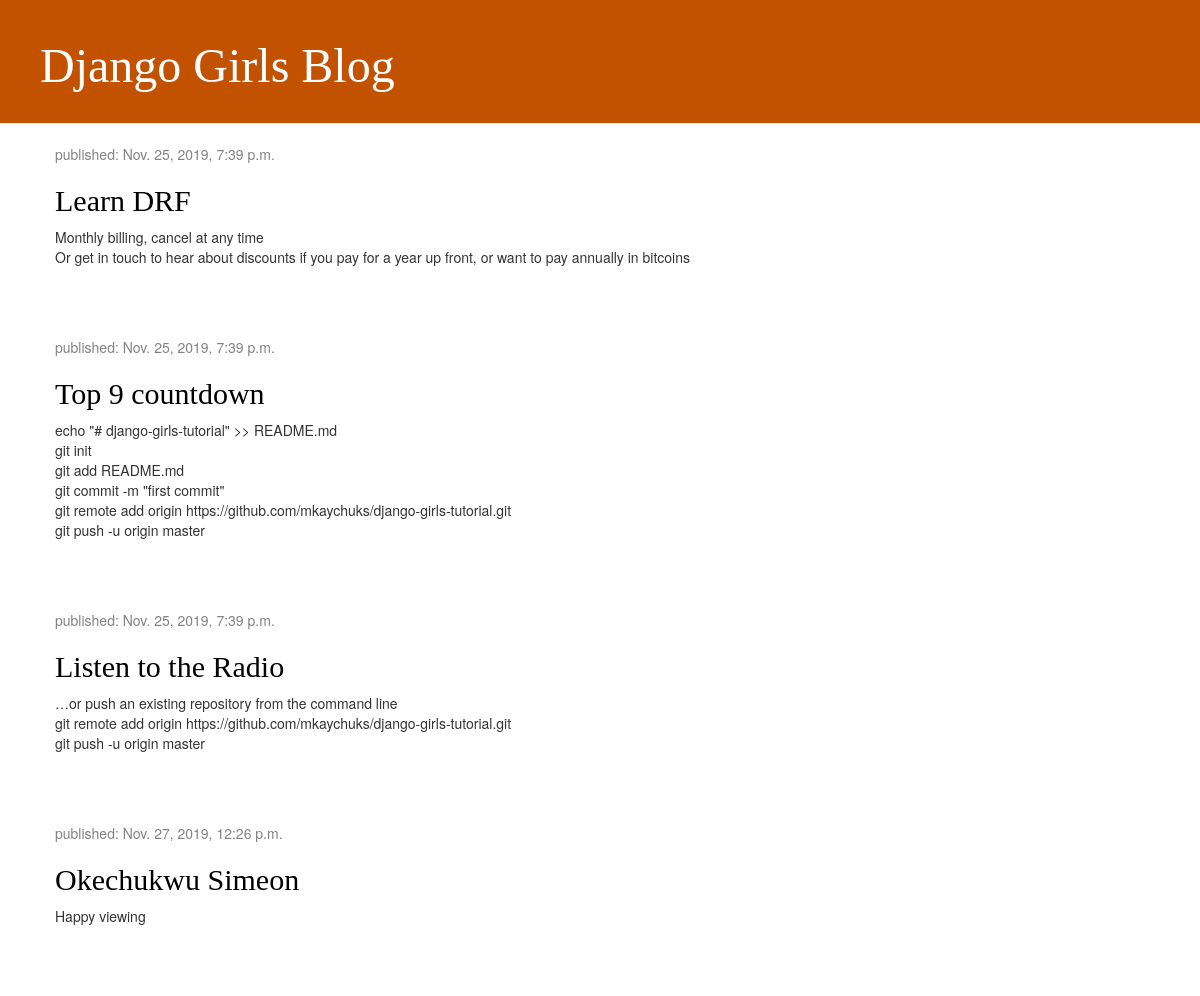
The app's page /, older data.
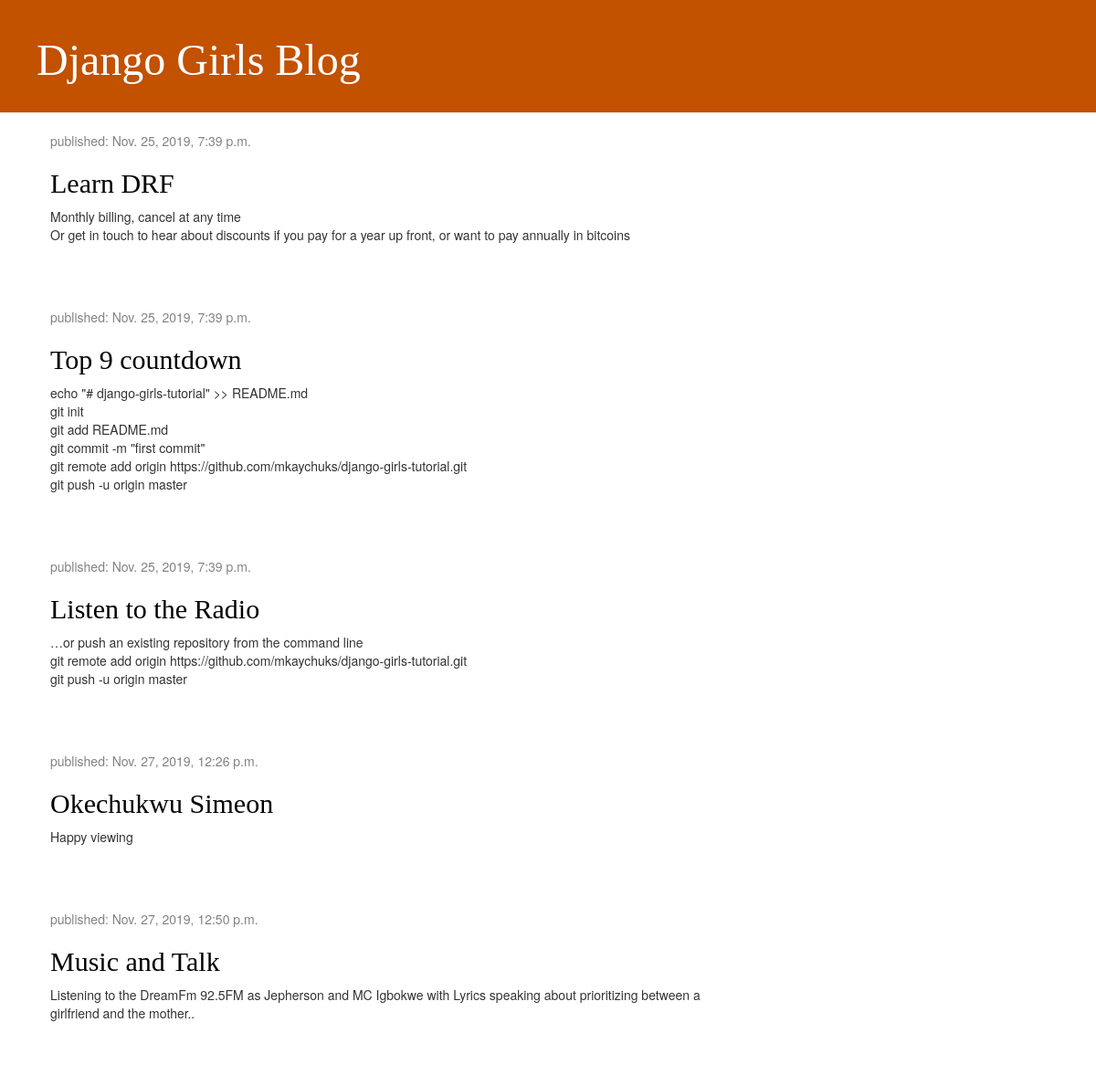
The same page, newer data.
### blog/models.py (models this page shows, shortened)
class Post(models.Model):
    author = models.ForeignKey(
        settings.AUTH_USER_MODEL, on_delete=models.CASCADE
    )
    title = models.CharField(max_length=200)
    text = models.TextField()
    created_on = models.DateTimeField(default=timezone.now)
    published_date = models.DateTimeField(blank=True, null=True)

### blog/views.py (the view)
# urls.py: path('', views.post_list, name='post_list'),
def post_list(request):
    posts = Post.objects.filter(
        published_date__lte=timezone.now()
    ).order_by('published_date') # first filters the posts using the negative published_date
    context = {
        'posts': posts
    }
    template_name = 'blog/post_list.html'
    return render(request, template_name, context)

### blog/templates/blog/post_list.html
{% extends 'blog/base.html' %}
{% block content %}
    {% for post in posts %}
        <div class="post">
            <div class="date">
                <p>published: {{ post.published_date }}</p>
            </div>
            <h2><a href="{%	url 'post_detail' pk=post.pk %}">{{ post.title }}</a></h2>
            <p>{{ post.text|linebreaksbr }}</p>
        </div>
    {% endfor %}
{% endblock content %}

Row changes from the older to the newer data that the page shows:
added Post: published_date "Nov. 27, 2019, 12:50 p.m.", title "Music and Talk", text "Listening to the DreamFm 92.5FM as Jepherson and MC Igbokwe with Lyrics speaking about prioritizing between a girlfriend and the mother.."
